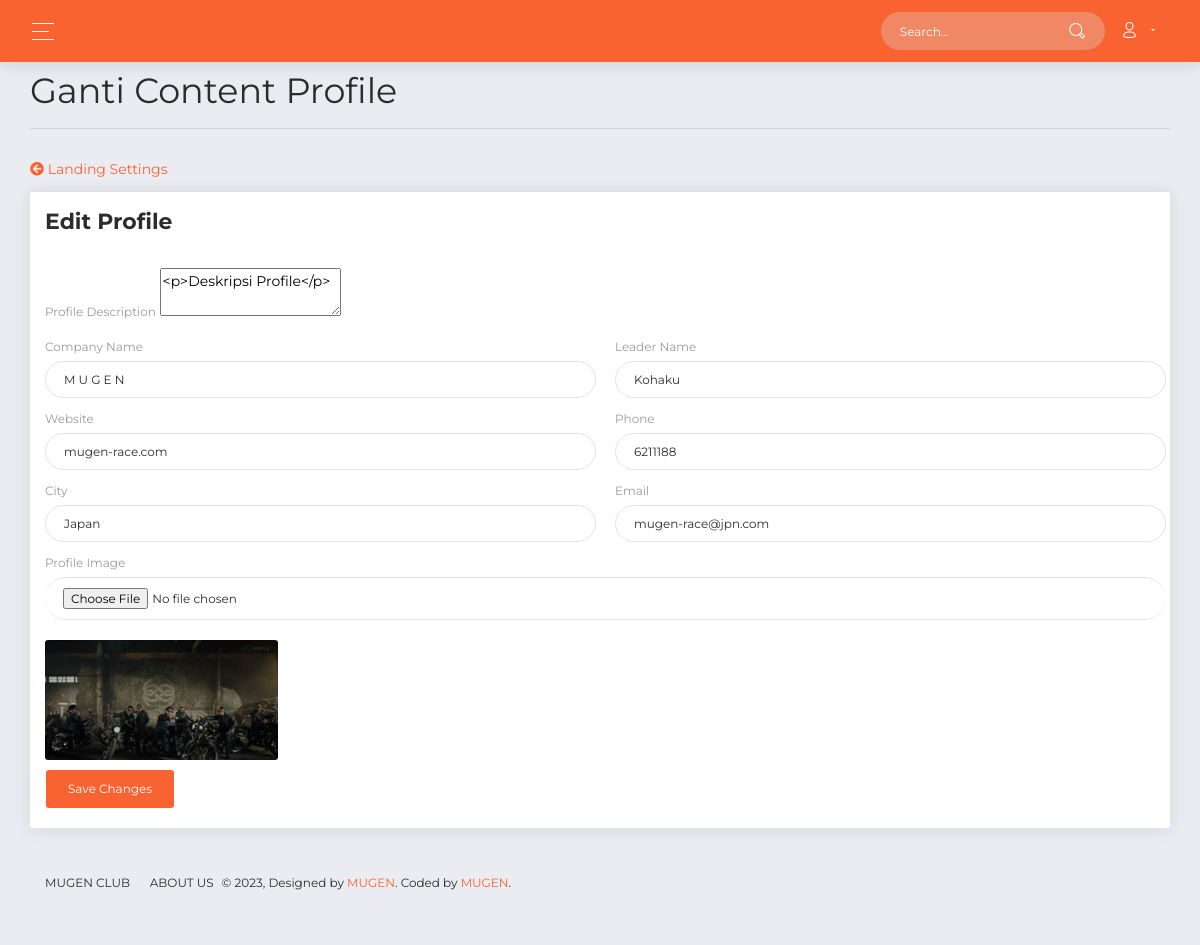
/examples/admin.php?p=gantiprofile, run on the app's committed database.
### tables this page shows
CREATE TABLE `profile_home` (
  `id` bigint(20) NOT NULL,
  `profile_desc` varchar(50) NOT NULL,
  `company_name` varchar(50) NOT NULL,
  `leader_name` varchar(50) NOT NULL,
  `website` varchar(50) NOT NULL,
  `phone` int(20) NOT NULL,
  `city` varchar(50) NOT NULL,
  `email` varchar(50) NOT NULL,
  `img` varchar(255) NOT NULL
);

### examples/gantiprofile.php (the view, shortened to what this page needs)
<?php
$id = '1';
$profile = $conn->query("select * from profile_home WHERE id = '$id'");
$data = $profile->fetch_assoc();
?>
<div class="content">
  <div class="row">
    <div class="col-lg-12">
      <h2>Ganti Content Profile <hr></h3>
    </div>
  </div>
  <div class="row">
    <div class="col-lg-4">
    <a href="admin.php?p=landing"><i class="fas fa-arrow-circle-left mb-3"></i> Landing Settings</a>
    </div>
  </div>
  <div class="row">
          <div class="col-lg-12">
            <div class="card">
              <div class="card-header">
                <h5 class="title">Edit Profile</h5>
              </div>
              <div class="card-body">
                <form action="gantiprofile_act.php" method="POST" enctype="multipart/form-data">
                  <div class="row">
                    <div class="col-lg-12 pr-1">
                      <div class="form-group">
                        <label>Profile Description</label>
                        <textarea id="myTextarea" name="profile_desc" maxlength="999"><?php echo $data['profile_desc'] ?></textarea>
                      </div>
                    </div>
                  <div class="col-lg-6 pr-1">
                      <div class="form-group">
                        <label>Company Name</label>
                        <input type="text" name="company_name" class="form-control" placeholder="Company Name" value="<?= $data["company_name"];?>">
                      </div>
                    </div>
                    <div class="col-lg-6 pr-1">
                      <div class="form-group">
                        <label>Leader Name</label>
                        <input type="text" name="leader_name" class="form-control" placeholder="Leader Name" value="<?= $data["leader_name"];?>">
                      </div>
                    </div>
                    <div class="col-lg-6 pr-1">
                      <div class="form-group">
                        <label>Website</label>
                        <input type="text" name="website" class="form-control" placeholder="Website Name" value="<?= $data["website"];?>">
                      </div>
                    </div>
                    <div class="col-lg-6 pr-1">
                      <div class="form-group">
                        <label>Phone</label>
                        <input type="number" name="phone" class="form-control" placeholder="Phone Number" value="<?= $data["phone"];?>">
                      </div>
                    </div>
                    <div class="col-lg-6 pr-1">
                      <div class="form-group">
                        <label>City</label>
                        <input type="text" name="city" class="form-control" placeholder="City" value="<?= $data["city"];?>">
                      </div>
                    </div>
                    <div class="col-lg-6 pr-1">
                      <div class="form-group">
                        <label>Email</label>
                        <input type="text" name="email" class="form-control" placeholder="Email" value="<?= $data["email"];?>">
                      </div>
                    </div>
                    <div class="col-lg-12">
                    <label>Profile Image</label>
                    </div>
                    <div class="col-lg-12 pr-1">
                    <div class="input-group">
                            <input type="file" class="form-control" name="img" id="customFile">
                            </div>
                            <img style="margin-top:10px;" height="120px" width="auto" src="<?php echo"../assets/img/upload/".$data["img"];?>">
                    </div>
                  </div>
                  <div class="row">
                    <div class="col-lg-12 pr-1">
                      <button type="submit" class="btn btn-primary">Save Changes</button>
                    </div>
                  </div>
                </form>
              </div>
            </div>

### data on the page
profile_home: profile_desc "<p>Deskripsi Profile</p>", company_name "M U G E N", leader_name "Kohaku", website "mugen-race.com", phone "6211188", city "Japan", email "mugen-race@jpn.com", img (picture)
